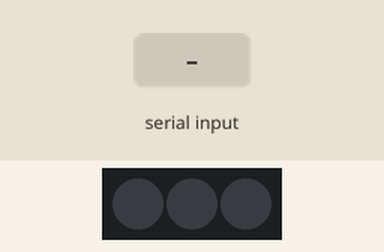
This sketch was run on a simulated Arduino Uno, built with avr-gcc and run on an emulated ATmega328P. On the bench: 3 RGB LEDs in strip order, left to right. The test bench sets the inputs (shaded band). Dim RGB values are drawn brighter than linear; the strip is taken to match the declared colour order.

Above: at 1.2 s.
1.3 s: "C90\n" received over the second serial link
At 1.6 s:
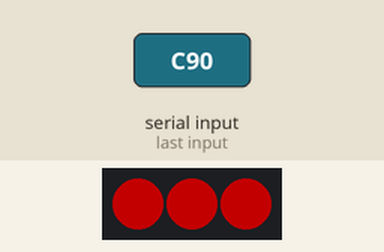
2.8 s: "C,45\n" received over the second serial link
At 3.9 s:
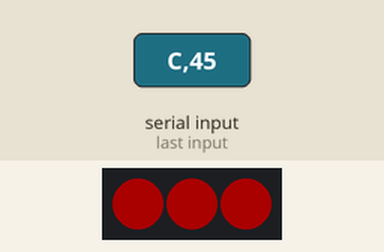
4.3 s: "C" received over the second serial link
At 5.4 s:
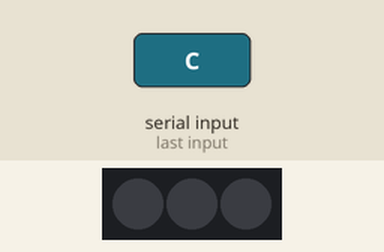
Timing chart, 0 to 7.3 s (numbered marks = the images above; inputs shaded):
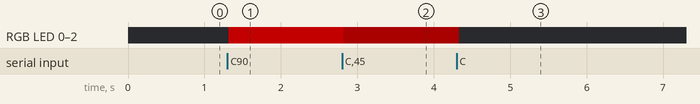

The sketch:

trinketNeoPixelListenTest.ino
```cpp
/*
  This sketch makes a softwareSerial connection on pins 3 and 4
  It listens for a string in the serial port in the following form:
  Crrr,ggg,bbb\n

  It sets three NeoPixels with the color values rrr, ggg, bbb based
  on the input.

  created 26 Jun 2015
  by Tom Igoe

 */


#include <SoftwareSerial.h>
#include <Adafruit_NeoPixel.h>

const int neoPixelPin = 2;
const int pixelCount = 3;

SoftwareSerial mySerial(3, 4); // RX, TX

Adafruit_NeoPixel strip = Adafruit_NeoPixel(pixelCount, neoPixelPin, NEO_RGB + NEO_KHZ800);

int red;
int green;
int blue;

void setup()
{
  // set the data rate for the SoftwaremySerial port
  mySerial.begin(9600);
  mySerial.setTimeout(10);  // set serial timeout
  strip.begin();          // initialize pixel strip
  strip.show();           // Initialize all pixels to 'off'
  for (int pixel = 0; pixel < pixelCount; pixel++) {
    strip.setPixelColor(pixel, 0, 0, 0);// set the color for this pixel
    strip.show();                                // refresh the strip
  }
}

void loop() {
  // listen for mySerial:
  if (mySerial.available() > 0) {
    if (mySerial.read() == 'C') {    // string should start with C
      red = mySerial.parseInt();     // then an ASCII number for red
      green = mySerial.parseInt();   // then an ASCII number for green
      blue = mySerial.parseInt();    // then an ASCII number for blue

      for (int pixel = 0; pixel < pixelCount; pixel++) {
        strip.setPixelColor(pixel, red, green, blue);// set the color for this pixel
        strip.show();                                // refresh the strip
      }
    }
  }
}
```

Measured:
- after the input at 1.3 s, RGB LED 0–2: off → RGB(90, 0, 0) at once
- after the input at 2.8 s, RGB LED 0–2: RGB(90, 0, 0) → RGB(45, 0, 0) at once
- after the input at 4.3 s, RGB LED 0–2: RGB(45, 0, 0) → off at once
